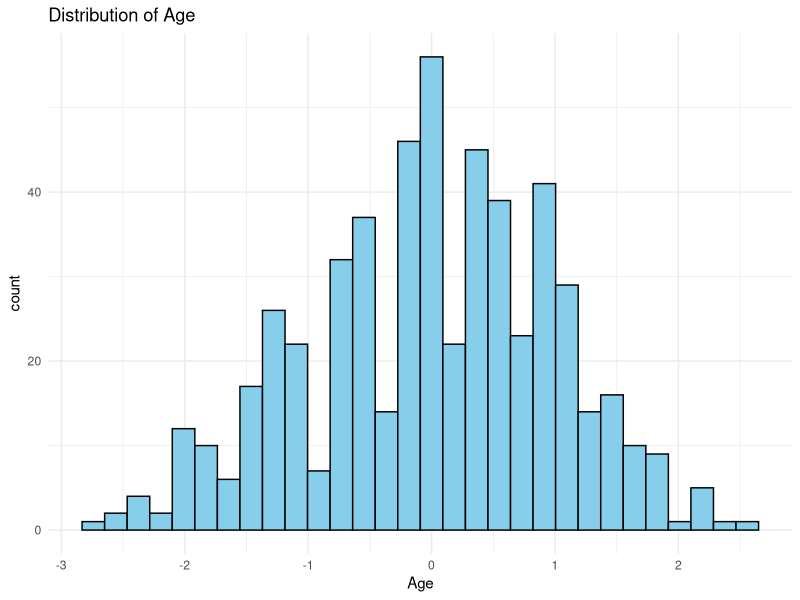
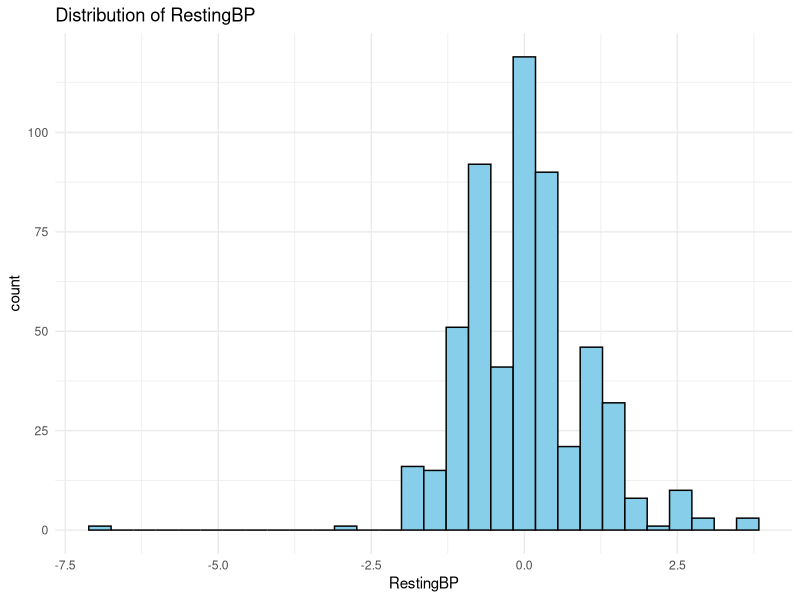
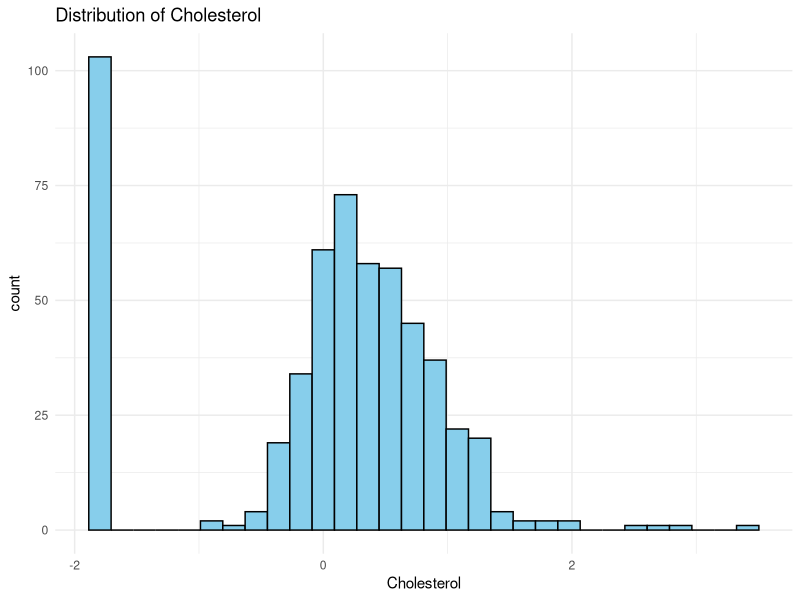
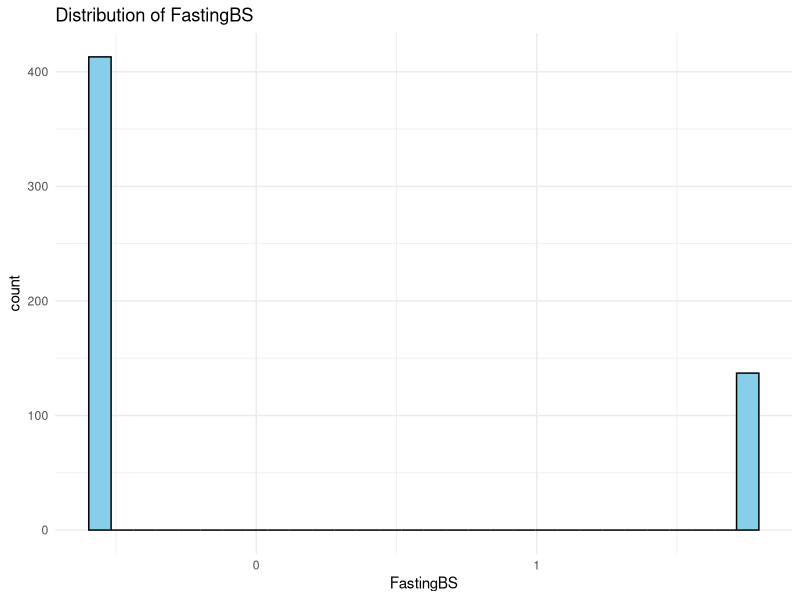
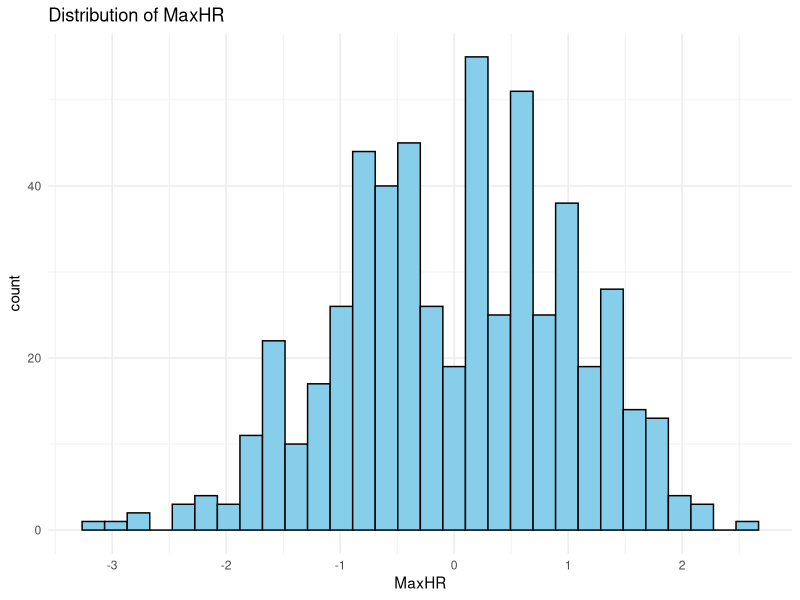
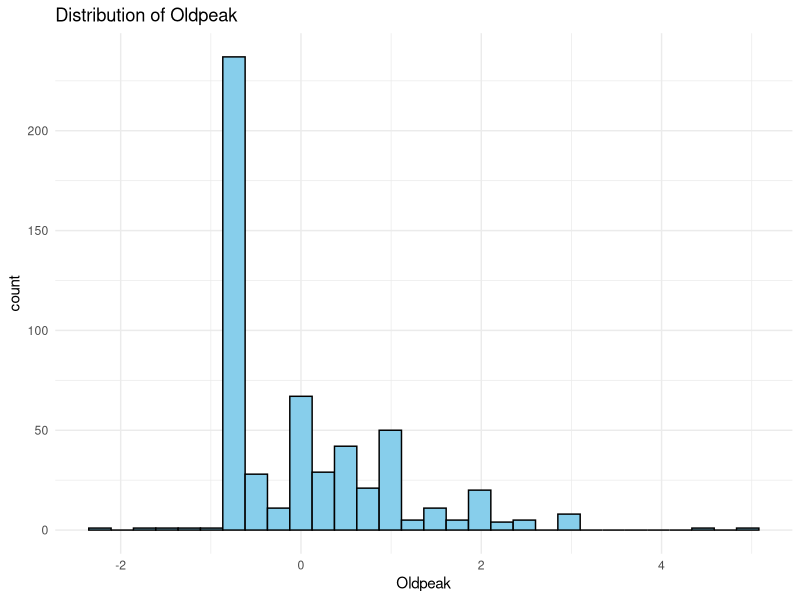
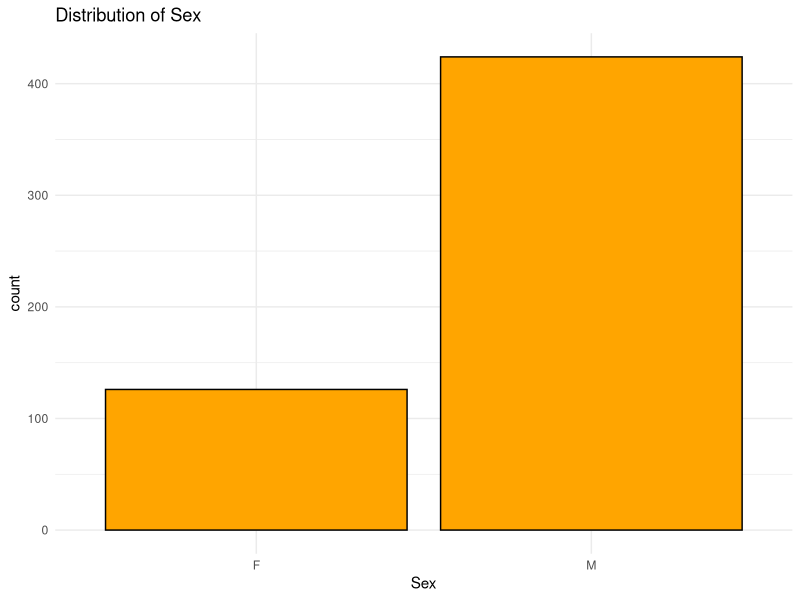
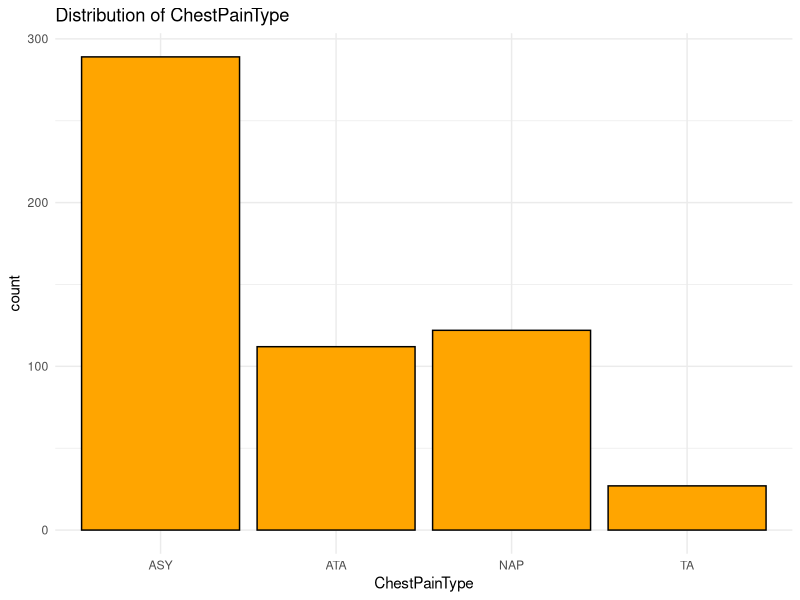

These charts were generated, in order, by the following R code:
## ---- chunk 1
library(ggplot2)
library(GGally)
library(dplyr)
library(corrplot)

set.seed(123)

check_missing <- function(df) colSums(is.na(df))
class_balance <- function(df) table(df$HeartDisease)
## ---- chunk 2
train <- read.csv("../data/processed/train_scaled.csv", stringsAsFactors = TRUE)

print_basic_info <- function(df, target_col) {
  cat("\nData overview\n")
  print(dim(df))
  str(df)
  
  cat("\n\nSummary:\n")
  print(summary(df))
  
  cat("\nMissing values:\n")
  print(check_missing(df))
  
  cat("\nTarget class balance:\n")
  print(class_balance(df))
}

print_basic_info(train, "HeartDisease")

numeric_cols <- c("Age", "RestingBP", "Cholesterol",
                  "FastingBS", "MaxHR", "Oldpeak")

cat_cols <- c("Sex", "ChestPainType", "RestingECG",
              "ExerciseAngina", "ST_Slope")
## ---- chunk 3
for (col in numeric_cols) {
  print(
    ggplot(train, aes_string(x = col)) +
      geom_histogram(bins = 30, fill = "skyblue", color = "black") +
      theme_minimal() +
      labs(title = paste("Distribution of", col))
  )
}
## ---- chunk 4
for (col in cat_cols) {
  print(
    ggplot(train, aes_string(x = col)) +
      geom_bar(fill = "orange", color = "black") +
      theme_minimal() +
      labs(title = paste("Distribution of", col))
  )
}
## ---- chunk 5
for (col in numeric_cols) {
  print(
    ggplot(train, aes_string(x = "HeartDisease", y = col, fill = "HeartDisease")) +
      geom_boxplot() +
      theme_minimal() +
      labs(title = paste(col, "by HeartDisease"))
  )
}
## ---- chunk 6
for (col in cat_cols) {
  print(
    ggplot(train, aes_string(x = col, fill = "HeartDisease")) +
      geom_bar(position = "fill") +
      theme_minimal() +
      labs(title = paste(col, "vs HeartDisease (Proportion)"),
           y = "Proportion")
  )
}
## ---- chunk 7
numeric_data <- train[, numeric_cols]
cor_mat <- cor(numeric_data)

corrplot(cor_mat,
         method = "color",
         type = "upper",
         addCoef.col = "black",
         number.cex = 0.7,
         tl.cex = 0.8,
         tl.col = "black")
